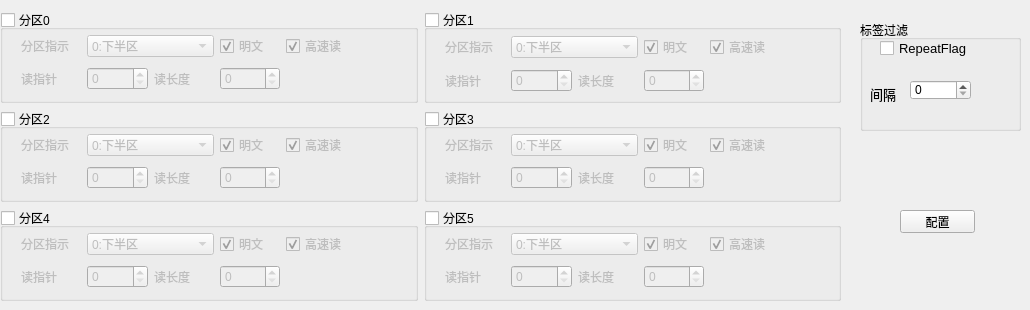
          <widget class="QWidget" name="tab_14">
           <attribute name="title">
            <string>安全模块配置</string>
           </attribute>
           <widget class="QWidget" name="layoutWidget_2">
            <property name="geometry">
             <rect>
              <x>0</x>
              <y>10</y>
              <width>841</width>
              <height>291</height>
             </rect>
            </property>
            <layout class="QGridLayout" name="gridLayout_9">
             <item row="0" column="0">
              <widget class="QGroupBox" name="hbMode0">
               <property name="title">
                <string>分区0</string>
               </property>
               <property name="checkable">
                <bool>true</bool>
               </property>
               <property name="checked">
                <bool>false</bool>
               </property>
               <widget class="QWidget" name="layoutWidget_8">
                <property name="geometry">
                 <rect>
                  <x>21</x>
                  <y>21</y>
                  <width>326</width>
                  <height>62</height>
                 </rect>
                </property>
                <layout class="QGridLayout" name="gridLayout_3">
                 <item row="0" column="0">
                  <widget class="QLabel" name="label_36">
                   <property name="text">
                    <string>分区指示</string>
                   </property>
                  </widget>
                 </item>
                 <item row="0" column="1" colspan="2">
                  <widget class="QComboBox" name="bank0AccessMode">
                   <item>
                    <property name="text">
                     <string>0:下半区</string>
                    </property>
                   </item>
                   <item>
                    <property name="text">
                     <string>1:上半区</string>
                    </property>
                   </item>
                   <item>
                    <property name="text">
                     <string>2:全区</string>
                    </property>
                   </item>
                   <item>
                    <property name="text">
                     <string>3:二次全区</string>
                    </property>
                   </item>
                   <item>
                    <property name="text">
                     <string>4:国标指令</string>
                    </property>
                   </item>
                  </widget>
                 </item>
                 <item row="0" column="3">
                  <widget class="QCheckBox" name="bank0PlainFlag">
                   <property name="text">
                    <string>明文</string>
                   </property>
                   <property name="checked">
                    <bool>true</bool>
                   </property>
                  </widget>
                 </item>
                 <item row="0" column="4">
                  <widget class="QCheckBox" name="bank0ReadMode">
                   <property name="text">
                    <string>高速读</string>
                   </property>
                   <property name="checked">
                    <bool>true</bool>
                   </property>
                  </widget>
                 </item>
                 <item row="1" column="0">
                  <widget class="QLabel" name="label_37">
                   <property name="text">
                    <string>读指针</string>
                   </property>
                  </widget>
                 </item>
                 <item row="1" column="1">
                  <widget class="QSpinBox" name="bank0ReadPtr"/>
                 </item>
                 <item row="1" column="2">
                  <widget class="QLabel" name="label_55">
                   <property name="text">
                    <string>读长度</string>
                   </property>
                  </widget>
                 </item>
                 <item row="1" column="3">
                  <widget class="QSpinBox" name="bank0ReadLength"/>
                 </item>
                </layout>
               </widget>
              </widget>
             </item>
             <item row="0" column="1">
              <widget class="QGroupBox" name="hbMode1">
               <property name="title">
                <string>分区1</string>
               </property>
               <property name="checkable">
                <bool>true</bool>
               </property>
               <property name="checked">
                <bool>false</bool>
               </property>
               <widget class="QWidget" name="layoutWidget_9">
                <property name="geometry">
                 <rect>
                  <x>21</x>
                  <y>21</y>
                  <width>326</width>
                  <height>66</height>
                 </rect>
                </property>
                <layout class="QGridLayout" name="gridLayout_4">
                 <item row="1" column="3">
                  <widget class="QSpinBox" name="bank1ReadLength"/>
                 </item>
                 <item row="1" column="2">
                  <widget class="QLabel" name="label_58">
                   <property name="text">
                    <string>读长度</string>
                   </property>
                  </widget>
                 </item>
                 <item row="1" column="1">
                  <widget class="QSpinBox" name="bank1ReadPtr"/>
                 </item>
                 <item row="1" column="0">
                  <widget class="QLabel" name="label_57">
                   <property name="text">
                    <string>读指针</string>
                   </property>
                  </widget>
                 </item>
                 <item row="0" column="4">
                  <widget class="QCheckBox" name="bank1ReadMode">
                   <property name="text">
                    <string>高速读</string>
                   </property>
                   <property name="checked">
                    <bool>true</bool>
                   </property>
                  </widget>
                 </item>
                 <item row="0" column="3">
                  <widget class="QCheckBox" name="bank1PlainFlag">
                   <property name="text">
                    <string>明文</string>
                   </property>
                   <property name="checked">
                    <bool>true</bool>
                   </property>
                  </widget>
                 </item>
                 <item row="0" column="1" colspan="2">
                  <widget class="QComboBox" name="bank1AccessMode">
                   <item>
                    <property name="text">
                     <string>0:下半区</string>
                    </property>
                   </item>
                   <item>
                    <property name="text">
                     <string>1:上半区</string>
                    </property>
                   </item>
                   <item>
                    <property name="text">
                     <string>2:全区</string>
                    </property>
                   </item>
                   <item>
                    <property name="text">
                     <string>3:二次全区</string>
                    </property>
                   </item>
                   <item>
                    <property name="text">
                     <string>4:国标指令</string>
                    </property>
                   </item>
                  </widget>
                 </item>
                 <item row="0" column="0">
                  <widget class="QLabel" name="label_56">
                   <property name="text">
                    <string>分区指示</string>
                   </property>
                  </widget>
                 </item>
                </layout>
               </widget>
              </widget>
             </item>
             <item row="1" column="0">
              <widget class="QGroupBox" name="hbMode2">
               <property name="title">
                <string>分区2</string>
               </property>
               <property name="checkable">
                <bool>true</bool>
               </property>
               <property name="checked">
                <bool>false</bool>
               </property>
               <widget class="QWidget" name="layoutWidget_10">
                <property name="geometry">
                 <rect>
                  <x>21</x>
                  <y>21</y>
                  <width>326</width>
                  <height>62</height>
                 </rect>
                </property>
                <layout class="QGridLayout" name="gridLayout_10">
                 <item row="0" column="0">
                  <widget class="QLabel" name="label_71">
                   <property name="text">
                    <string>分区指示</string>
                   </property>
                  </widget>
                 </item>
                 <item row="0" column="1" colspan="2">
                  <widget class="QComboBox" name="bank2AccessMode">
                   <item>
                    <property name="text">
                     <string>0:下半区</string>
                    </property>
                   </item>
                   <item>
                    <property name="text">
                     <string>1:上半区</string>
                    </property>
                   </item>
                   <item>
                    <property name="text">
                     <string>2:全区</string>
                    </property>
                   </item>
                   <item>
                    <property name="text">
                     <string>3:二次全区</string>
                    </property>
                   </item>
                   <item>
                    <property name="text">
                     <string>4:国标指令</string>
                    </property>
                   </item>
                  </widget>
                 </item>
                 <item row="0" column="3">
                  <widget class="QCheckBox" name="bank2PlainFlag">
                   <property name="text">
                    <string>明文</string>
                   </property>
                   <property name="checked">
                    <bool>true</bool>
                   </property>
                  </widget>
                 </item>
                 <item row="0" column="4">
                  <widget class="QCheckBox" name="bank2ReadMode">
                   <property name="text">
                    <string>高速读</string>
                   </property>
                   <property name="checked">
                    <bool>true</bool>
                   </property>
                  </widget>
                 </item>
                 <item row="1" column="0">
                  <widget class="QLabel" name="label_72">
                   <property name="text">
                    <string>读指针</string>
                   </property>
                  </widget>
                 </item>
                 <item row="1" column="1">
                  <widget class="QSpinBox" name="bank2ReadPtr"/>
                 </item>
                 <item row="1" column="2">
                  <widget class="QLabel" name="label_73">
                   <property name="text">
                    <string>读长度</string>
                   </property>
                  </widget>
                 </item>
                 <item row="1" column="3">
                  <widget class="QSpinBox" name="bank2ReadLength"/>
                 </item>
                </layout>
               </widget>
              </widget>
             </item>
             <item row="1" column="1">
              <widget class="QGroupBox" name="hbMode3">
               <property name="title">
                <string>分区3</string>
               </property>
               <property name="checkable">
                <bool>true</bool>
               </property>
               <property name="checked">
                <bool>false</bool>
               </property>
               <widget class="QWidget" name="layoutWidget_11">
                <property name="geometry">
                 <rect>
                  <x>21</x>
                  <y>21</y>
                  <width>326</width>
                  <height>62</height>
                 </rect>
                </property>
                <layout class="QGridLayout" name="gridLayout_11">
                 <item row="0" column="0">
                  <widget class="QLabel" name="label_74">
                   <property name="text">
                    <string>分区指示</string>
                   </property>
                  </widget>
                 </item>
                 <item row="0" column="1" colspan="2">
                  <widget class="QComboBox" name="bank3AccessMode">
                   <item>
                    <property name="text">
                     <string>0:下半区</string>
                    </property>
                   </item>
                   <item>
                    <property name="text">
                     <string>1:上半区</string>
                    </property>
                   </item>
                   <item>
                    <property name="text">
                     <string>2:全区</string>
                    </property>
                   </item>
                   <item>
                    <property name="text">
                     <string>3:二次全区</string>
                    </property>
                   </item>
                   <item>
                    <property name="text">
                     <string>4:国标指令</string>
                    </property>
                   </item>
                  </widget>
                 </item>
                 <item row="0" column="3">
                  <widget class="QCheckBox" name="bank3PlainFlag">
                   <property name="text">
                    <string>明文</string>
                   </property>
                   <property name="checked">
                    <bool>true</bool>
                   </property>
                  </widget>
                 </item>
                 <item row="0" column="4">
                  <widget class="QCheckBox" name="bank3ReadMode">
                   <property name="text">
                    <string>高速读</string>
                   </property>
                   <property name="checked">
                    <bool>true</bool>
                   </property>
                  </widget>
                 </item>
                 <item row="1" column="0">
                  <widget class="QLabel" name="label_75">
                   <property name="text">
                    <string>读指针</string>
                   </property>
                  </widget>
                 </item>
                 <item row="1" column="1">
                  <widget class="QSpinBox" name="bank3ReadPtr"/>
                 </item>
                 <item row="1" column="2">
                  <widget class="QLabel" name="label_76">
                   <property name="text">
                    <string>读长度</string>
                   </property>
                  </widget>
                 </item>
                 <item row="1" column="3">
                  <widget class="QSpinBox" name="bank3ReadLength"/>
                 </item>
                </layout>
               </widget>
              </widget>
             </item>
             <item row="2" column="1">
              <widget class="QGroupBox" name="hbMode5">
               <property name="title">
                <string>分区5</string>
               </property>
               <property name="checkable">
                <bool>true</bool>
               </property>
               <property name="checked">
                <bool>false</bool>
               </property>
               <widget class="QWidget" name="layoutWidget_21">
                <property name="geometry">
                 <rect>
                  <x>21</x>
                  <y>21</y>
                  <width>326</width>
                  <height>62</height>
                 </rect>
                </property>
                <layout class="QGridLayout" name="gridLayout_12">
                 <item row="0" column="0">
                  <widget class="QLabel" name="label_77">
                   <property name="text">
                    <string>分区指示</string>
                   </property>
                  </widget>
                 </item>
                 <item row="0" column="1" colspan="2">
                  <widget class="QComboBox" name="bank5AccessMode">
                   <item>
                    <property name="text">
                     <string>0:下半区</string>
                    </property>
                   </item>
                   <item>
                    <property name="text">
                     <string>1:上半区</string>
                    </property>
                   </item>
                   <item>
                    <property name="text">
                     <string>2:全区</string>
                    </property>
                   </item>
                   <item>
                    <property name="text">
                     <string>3:二次全区</string>
                    </property>
                   </item>
                   <item>
                    <property name="text">
                     <string>4:国标指令</string>
                    </property>
                   </item>
                  </widget>
                 </item>
                 <item row="0" column="3">
                  <widget class="QCheckBox" name="bank5PlainFlag">
                   <property name="text">
                    <string>明文</string>
                   </property>
                   <property name="checked">
                    <bool>true</bool>
                   </property>
                  </widget>
                 </item>
                 <item row="0" column="4">
                  <widget class="QCheckBox" name="bank5ReadMode">
                   <property name="text">
                    <string>高速读</string>
                   </property>
                   <property name="checked">
                    <bool>true</bool>
                   </property>
                  </widget>
                 </item>
                 <item row="1" column="0">
                  <widget class="QLabel" name="label_78">
                   <property name="text">
                    <string>读指针</string>
                   </property>
                  </widget>
                 </item>
                 <item row="1" column="1">
                  <widget class="QSpinBox" name="bank5ReadPtr"/>
                 </item>
                 <item row="1" column="2">
                  <widget class="QLabel" name="label_79">
                   <property name="text">
                    <string>读长度</string>
                   </property>
                  </widget>
                 </item>
                 <item row="1" column="3">
                  <widget class="QSpinBox" name="bank5ReadLength"/>
                 </item>
                </layout>
               </widget>
              </widget>
             </item>
             <item row="2" column="0">
              <widget class="QGroupBox" name="hbMode4">
               <property name="title">
                <string>分区4</string>
               </property>
               <property name="checkable">
                <bool>true</bool>
               </property>
               <property name="checked">
                <bool>false</bool>
               </property>
               <widget class="QWidget" name="layoutWidget_22">
                <property name="geometry">
                 <rect>
                  <x>21</x>
                  <y>21</y>
                  <width>326</width>
                  <height>62</height>
                 </rect>
                </property>
                <layout class="QGridLayout" name="gridLayout_13">
                 <item row="0" column="0">
                  <widget class="QLabel" name="label_80">
                   <property name="text">
                    <string>分区指示</string>
                   </property>
                  </widget>
                 </item>
                 <item row="0" column="1" colspan="2">
                  <widget class="QComboBox" name="bank4AccessMode">
                   <item>
                    <property name="text">
                     <string>0:下半区</string>
                    </property>
                   </item>
                   <item>
                    <property name="text">
                     <string>1:上半区</string>
                    </property>
                   </item>
                   <item>
                    <property name="text">
                     <string>2:全区</string>
                    </property>
                   </item>
                   <item>
                    <property name="text">
                     <string>3:二次全区</string>
                    </property>
                   </item>
                   <item>
                    <property name="text">
                     <string>4:国标指令</string>
                    </property>
                   </item>
                  </widget>
                 </item>
                 <item row="0" column="3">
                  <widget class="QCheckBox" name="bank4PlainFlag">
                   <property name="text">
                    <string>明文</string>
                   </property>
                   <property name="checked">
                    <bool>true</bool>
                   </property>
                  </widget>
                 </item>
                 <item row="0" column="4">
                  <widget class="QCheckBox" name="bank4ReadMode">
                   <property name="text">
                    <string>高速读</string>
                   </property>
                   <property name="checked">
                    <bool>true</bool>
                   </property>
                  </widget>
                 </item>
                 <item row="1" column="0">
                  <widget class="QLabel" name="label_81">
                   <property name="text">
                    <string>读指针</string>
                   </property>
                  </widget>
                 </item>
                 <item row="1" column="1">
                  <widget class="QSpinBox" name="bank4ReadPtr"/>
                 </item>
                 <item row="1" column="2">
                  <widget class="QLabel" name="label_82">
                   <property name="text">
                    <string>读长度</string>
                   </property>
                  </widget>
                 </item>
                 <item row="1" column="3">
                  <widget class="QSpinBox" name="bank4ReadLength"/>
                 </item>
                </layout>
               </widget>
              </widget>
             </item>
            </layout>
           </widget>
           <widget class="QGroupBox" name="groupBox_16">
            <property name="geometry">
             <rect>
              <x>860</x>
              <y>20</y>
              <width>161</width>
              <height>111</height>
             </rect>
            </property>
            <property name="title">
             <string>标签过滤</string>
            </property>
            <widget class="QCheckBox" name="repeatFlag">
             <property name="geometry">
              <rect>
               <x>20</x>
               <y>20</y>
               <width>109</width>
               <height>17</height>
              </rect>
             </property>
             <property name="font">
              <font>
               <pointsize>10</pointsize>
               <weight>50</weight>
               <bold>false</bold>
              </font>
             </property>
             <property name="text">
              <string>RepeatFlag</string>
             </property>
            </widget>
            <widget class="QLabel" name="label_26">
             <property name="geometry">
              <rect>
               <x>10</x>
               <y>60</y>
               <width>31</width>
               <height>27</height>
              </rect>
             </property>
             <property name="font">
              <font>
               <pointsize>10</pointsize>
               <weight>50</weight>
               <bold>false</bold>
              </font>
             </property>
             <property name="text">
              <string>间隔</string>
             </property>
            </widget>
            <widget class="QSpinBox" name="filterInterval">
             <property name="geometry">
              <rect>
               <x>50</x>
               <y>60</y>
               <width>61</width>
               <height>20</height>
              </rect>
             </property>
             <property name="maximum">
              <number>65535</number>
             </property>
            </widget>
           </widget>
           <widget class="QPushButton" name="configWorkMode">
            <property name="geometry">
             <rect>
              <x>900</x>
              <y>210</y>
              <width>75</width>
              <height>23</height>
             </rect>
            </property>
            <property name="text">
             <string>配置</string>
            </property>
           </widget>
          </widget>
